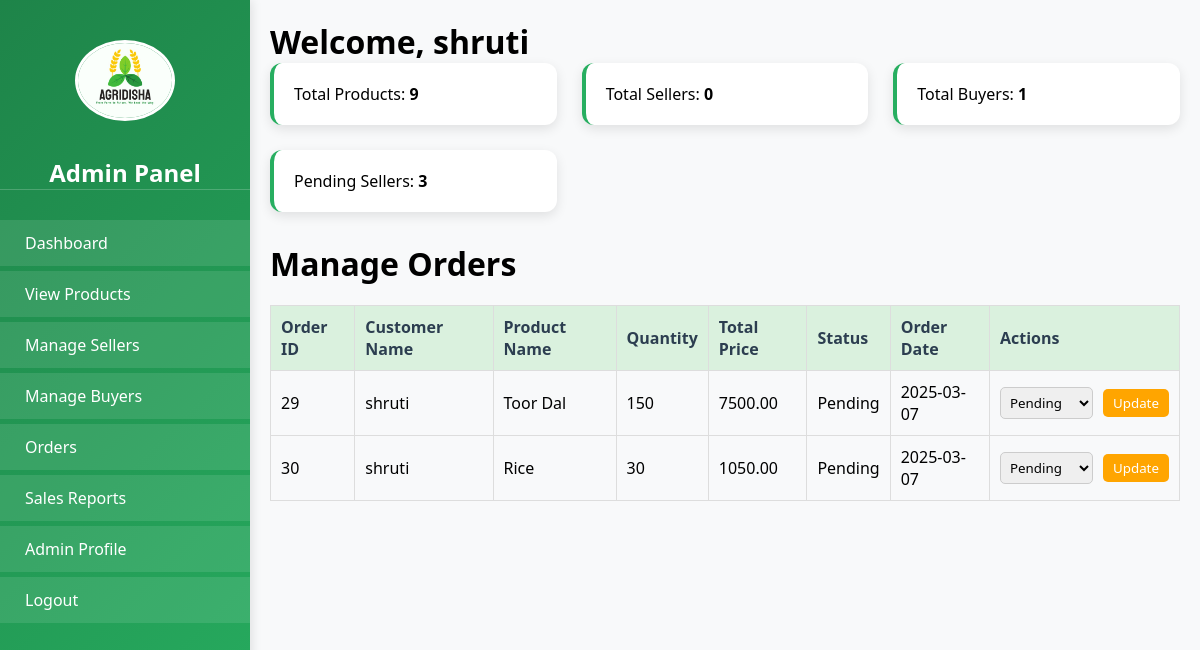
The app's page /ASSETS/ADMIN/admin.php?tab=manage_orders (signed in) with its own data.
### tables this page shows
CREATE TABLE IF NOT EXISTS `orders` (
  `id` int NOT NULL AUTO_INCREMENT,
  `buyer_id` int NOT NULL,
  `seller_id` int NOT NULL,
  `product_id` int NOT NULL,
  `quantity` int NOT NULL,
  `total_price` decimal(10,2) NOT NULL,
  `created_at` timestamp NULL DEFAULT CURRENT_TIMESTAMP,
  `order_date` date NOT NULL,
  `status` enum('Pending','Shipped','Delivered','Cancelled') NOT NULL DEFAULT 'Pending',
  PRIMARY KEY (`id`),
  KEY `buyer_id` (`buyer_id`),
  KEY `seller_id` (`seller_id`),
  KEY `product_id` (`product_id`)
);

CREATE TABLE IF NOT EXISTS `users` (
  `id` int NOT NULL AUTO_INCREMENT,
  `username` varchar(100) NOT NULL,
  `email` varchar(100) NOT NULL,
  `password_hash` varchar(255) NOT NULL,
  `role` enum('Farmer','Buyer','Admin') NOT NULL,
  `status` enum('Active','Inactive','Pending') NOT NULL DEFAULT 'Pending',
  `otp` varchar(6) NOT NULL,
  `otp_verified` tinyint(1) DEFAULT '0',
  `otp_timestamp` timestamp NULL DEFAULT CURRENT_TIMESTAMP,
  `reset_token` varchar(300) DEFAULT NULL,
  `reset_token_expiry` datetime DEFAULT NULL,
  `address_line1` varchar(255) DEFAULT NULL,
  `address_line2` varchar(255) DEFAULT NULL,
  `city` varchar(100) DEFAULT NULL,
  `state` varchar(100) DEFAULT NULL,
  `postal_code` varchar(20) DEFAULT NULL,
  `country` varchar(100) DEFAULT NULL,
  `phone` varchar(20) DEFAULT NULL,
  PRIMARY KEY (`id`),
  UNIQUE KEY `email` (`email`)
);

CREATE TABLE IF NOT EXISTS `products` (
  `id` int NOT NULL AUTO_INCREMENT,
  `name` varchar(255) NOT NULL,
  `description` text,
  `price` decimal(10,2) NOT NULL,
  `unit` varchar(50) NOT NULL,
  `quantity` int NOT NULL,
  `category` varchar(100) NOT NULL,
  `location` varchar(100) NOT NULL,
  `image_url` varchar(255) DEFAULT NULL,
  `seller_id` int NOT NULL,
  `organic_certified` tinyint(1) DEFAULT '0',
  `in_stock` tinyint(1) DEFAULT '1',
  `created_at` timestamp NULL DEFAULT CURRENT_TIMESTAMP,
  `updated_at` timestamp NULL DEFAULT CURRENT_TIMESTAMP ON UPDATE CURRENT_TIMESTAMP,
  PRIMARY KEY (`id`),
  KEY `seller_id` (`seller_id`)
);

### ASSETS/ADMIN/manage_orders.php (the view, shortened to what this page needs)
<?php
$servername = "localhost";
$username = "root";
$password = "";
$dbname = "ams_db";
$conn = new mysqli($servername, $username, $password, $dbname);
$orders_query = "SELECT o.id, o.status, o.order_date, u.username AS customer_name, p.name AS product_name, o.quantity, o.total_price
                 FROM orders o
                 JOIN users u ON o.buyer_id = u.id
                 JOIN products p ON o.product_id = p.id
                 ORDER BY o.order_date DESC";
$orders_result = $conn->query($orders_query);
?>
<!DOCTYPE html>
<html lang="en">
<head>
    <link rel="stylesheet" href="style.css">
</head>
<body>
    <h1>Manage Orders</h1>
    <table border="1">
        <thead>
            <tr>
                <th>Order ID</th>
                <th>Customer Name</th>
                <th>Product Name</th>
                <th>Quantity</th>
                <th>Total Price</th>
                <th>Status</th>
                <th>Order Date</th>
                <th>Actions</th>
            </tr>
        </thead>
        <tbody>
            <?php while ($order = $orders_result->fetch_assoc()): ?>
                <tr>
                    <td><?= htmlspecialchars($order['id']) ?></td>
                    <td><?= htmlspecialchars($order['customer_name']) ?></td>
                    <td><?= htmlspecialchars($order['product_name']) ?></td>
                    <td><?= htmlspecialchars($order['quantity']) ?></td>
                    <td><?= htmlspecialchars($order['total_price']) ?></td>
                    <td><?= htmlspecialchars($order['status']) ?></td>
                    <td><?= htmlspecialchars($order['order_date']) ?></td>
                    <td>
                        <form method="post" class="status-form">
                            <select name="status" class="status-select">
                                <option value="Pending" <?= $order['status'] == 'Pending' ? 'selected' : '' ?>>Pending</option>
                            </select>
                            <button type="submit" name="update_status"
                                class="btn-update
                                <?= $order['status'] == 'Pending' ? 'status-pending' : '' ?>
                                <?= $order['status'] == 'Shipped' ? 'status-shipped' : '' ?>
                                <?= $order['status'] == 'Delivered' ? 'status-delivered' : '' ?>
                                <?= $order['status'] == 'Cancelled' ? 'status-cancelled' : '' ?>">
                                Update
                            </button>
                        </form>
                    </td>
                </tr>
            <?php endwhile; ?>
        </tbody>
    </table>
</body>
</html>

### ASSETS/ADMIN/admin.php (shortened to what this page needs)
<?php
$servername = "localhost";
$username = "root";
$password = "";
$dbname = "ams_db";
$conn = new mysqli($servername, $username, $password, $dbname);
$admin_name = $_SESSION['admin'];
$admin_query = $conn->prepare("SELECT * FROM admin_info WHERE admin_name = ?");
$admin_query->bind_param("s", $admin_name);
$admin_query->execute();
$admin_info = $admin_query->get_result()->fetch_assoc();
$counts = [
    'total_products' => "SELECT COUNT(*) AS total FROM products",
    'total_sellers' => "SELECT COUNT(*) AS total FROM users WHERE role='Farmer' AND status='approved'",
    'total_buyers' => "SELECT COUNT(*) AS total FROM users WHERE role='Buyer'",
    'pending_sellers' => "SELECT COUNT(*) AS total FROM users WHERE role='Farmer' AND status='Pending'",
];;
$data_counts = [];
foreach ($counts as $key => $sql) {
    $result = $conn->query($sql);
    $row = $result->fetch_assoc();
    $data_counts[$key] = $row['total'];
}
$tab = isset($_GET['tab']) ? $_GET['tab'] : 'dashboard';
?>
<!DOCTYPE html>
<html lang="en">
<head>
    <link rel="stylesheet" href="style.css">
</head>
<body>
    <div class="container">
        <div class="sidebar">
            <div class="logo-container">
                <img src="../IMAGES/logo.jpg" alt="Logo" width="100">
            </div>
            <h2>Admin Panel</h2>
            <ul>
                <li><a href="?tab=dashboard">Dashboard</a></li>
                <li><a href="?tab=view_products">View Products</a></li>
                <li><a href="?tab=manage_sellers">Manage Sellers </a></li>
                <li><a href="?tab=manage_buyers">Manage Buyers</a></li>
                <li><a href="?tab=manage_orders">Orders</a></li>
                <li><a href="?tab=sales_reports">Sales Reports</a></li>
                <li><a href="?tab=admin_profile">Admin Profile</a></li>
                <li><a href="logout.php">Logout</a></li>
            </ul>
        </div>
        <div class="content">
            <h1>Welcome, <?= htmlspecialchars($admin_info['admin_name']) ?></h1>
            <div class="dashboard-cards">
                <div class="card">Total Products: <strong><?= $data_counts['total_products'] ?></strong></div>
                <div class="card">Total Sellers: <strong><?= $data_counts['total_sellers'] ?></strong></div>
                <div class="card">Total Buyers: <strong><?= $data_counts['total_buyers'] ?></strong></div>
                <div class="card">Pending Sellers: <strong><?= $data_counts['pending_sellers'] ?></strong></div>
            </div>
            <?php
            $allowed_tabs = ['dashboard', 'view_products', 'manage_sellers', 'manage_buyers', 'manage_orders', 'sales_reports', 'admin_profile'];
            if (in_array($tab, $allowed_tabs)) {
                include "$tab.php";
            } else {
                echo "<p>Invalid tab selected.</p>";
            }
            ?>
        </div>
    </div>
</body>
</html>

### ASSETS/ADMIN/style.css (style rules this page uses)
:root { --primary-green: #1e8449; --secondary-green: #27ae60; --light-green: #daf1de; --accent-brown: #8b4513; --neutral-beige: #f5f0e1; --text-dark: #2c3e50; --text-light: #ffffff; --shadow: rgba(0, 0, 0, 0.1); }
* { margin: 0; padding: 0; box-sizing: border-box; font-family: 'Segoe UI', Tahoma, Geneva, Verdana, sans-serif; }
body { background-color: #f8f9fa; min-height: 100vh; }
.container { display: flex; min-height: 100vh; }
.sidebar { width: 250px; background: linear-gradient(135deg, var(--primary-green), var(--secondary-green)); color: var(--text-light); padding: 20px 0; position: fixed; height: 100vh; overflow-y: auto; box-shadow: 2px 0 10px var(--shadow); }
.logo-container { padding: 20px; text-align: center; }
.logo-container img { border-radius: 50%; margin-bottom: 10px; border: 3px solid var(--text-light); }
.sidebar h2 { text-align: center; font-size: 1.5rem; margin-bottom: 30px; color: var(--text-light); padding: 0 20px; border-bottom: 1px solid rgba(255, 255, 255, 0.2); }
.sidebar ul { list-style: none; padding: 0; }
.sidebar ul li { margin-bottom: 5px; }
.sidebar ul li a { display: flex; align-items: center; padding: 12px 25px; color: var(--text-light); text-decoration: none; transition: all 0.3s ease; background-color: rgba(255, 255, 255, 0.1); }
.content { flex: 1; margin-left: 250px; padding: 20px; }
.dashboard-cards { display: grid; grid-template-columns: repeat(auto-fit, minmax(250px, 1fr)); gap: 25px; margin-bottom: 30px; }
.card { background-color: #fff; padding: 20px; border-radius: 12px; box-shadow: 0 4px 12px var(--shadow); border-left: 4px solid var(--secondary-green); transition: transform 0.3s ease; }
table { width: 100%; border-collapse: separate; border-spacing: 0; }
th { background-color: var(--light-green); color: var(--text-dark); padding: 15px; text-align: left; font-weight: 600; border-bottom: 2px solid var(--secondary-green); }
td { padding: 15px; border-bottom: 1px solid rgba(0, 0, 0, 0.05); }

### ASSETS/ADMIN/manage_orders.php (style rules this page uses)
table { width: 100%; border-collapse: collapse; margin-top: 20px; }
th, td { padding: 10px; text-align: left; border: 1px solid #ddd; }
.status-form { display: flex; align-items: center; gap: 10px; }
.status-select { padding: 5px; border-radius: 5px; border: 1px solid #ccc; }
.btn-update { padding: 5px 10px; border: none; border-radius: 5px; cursor: pointer; transition: 0.3s ease-in-out; }
.status-pending { background-color: orange; color: white; }

### records on screen
orders: id "29", buyer.username "shruti", product.name "Toor Dal", quantity "150", total_price "7500.00", status "Pending", order_date "2025-03-07"
orders: id "30", buyer.username "shruti", product.name "Rice", quantity "30", total_price "1050.00", status "Pending", order_date "2025-03-07"

### other values on screen
$admin_info['admin_name'] "shruti"
$data_counts['total_products'] "9"
$data_counts['total_sellers'] "0"
$data_counts['total_buyers'] "1"
$data_counts['pending_sellers'] "3"
